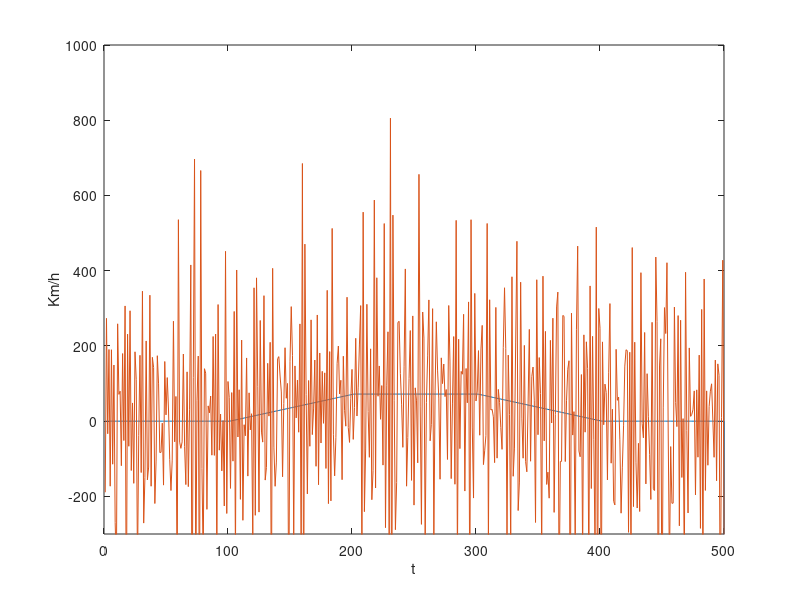

Here is the MATLAB script that generated this plot: (Note: this script raises an error after producing the figure.)
%NO_PFILE
% HIP2

% Perform the following steps:
%   1) In student_sols.m, update the student_id variable as described
%   there.
%
%   2) In student_sols.m, complete all the partially-complete functions.
%   (Indicated by a '%TODO: ...' comment). Note that all the functions you
%   need to complete are located in student_sols.m (and only in
%   student_sols.m). You can test these functions by running this file,
%   which will apply a self-test to your functions. When all functions pass
%   the self-test, a unique password will be printed in the terminal. Be
%   sure to include this password in your submission.
%
%   3) Now that the functions in student_sols.m are completed, continue
%   working with this file. Notably, your finished functions will be used
%   to evaluate the behavior of the assignment.
%
% -------------------------------------------------------------------------
%                    Note on function handles
% -------------------------------------------------------------------------
% In this file, we will make use of function handles. A function handle is
% a variable that refers to a function. For example:
%
% x = @plot
%
% assigns a handle to the plot function to the variable x. This allows to
% for example do something like
%
% x(sin(linspace(0,2*pi)))
%
% to call the plot function. Usefully for you, there exist function handles
% to all the functions you've written in student_sols.m. See below for
% exactly how to call them in this assignment.
%
% -------------------------------------------------------------------------
%                    Final notes
% --------------3.5-----------------------------------------------------------
%
% The apply_tests() function will set the random-number generator to a
% fixed seed (based on the student_id parameter). This means that repeated
% calls to functions that use randomness will return identical values. This
% is in fact a "good thing" as it means your code is repeatable. If you
% want to perform multiple tests you will need to call your functions
% several times after the apply_tests() function rather than re-running
% this entire file.
%
% Note on debugging: if you wish to debug your solution (e.g. using a
% breakpoint in student_sols.m), comment out the line where the apply_tests
% function is called in the hand-in/project script. If you do not do this
% then you'll end up debugging your function when it is called during the
% self-test routine, which is probably not what you want. (Among other
% things, you won't be able to control the input to your functions).
%
% Files with a .p extension are intentionally obfusticated (they cannot
% easily be read). These files contain the solutions to the tasks you are
% to solve (and are used in order to self-test your code). Though it is
% theoretically possible to break into them and extract the solutions,
% doing this will take you *much* longer than just solving the posed tasks
% =)

% Do some cleanup
clc
clf
clear variables
clear all
format short eng

%euler convolution
figure(1)
dt = 1;
h_euler = [1/dt -1/dt];
load('hip2.mat')
true_euler_fir = conv(true_position, h_euler)*3.6;
noisy_euler_fir = conv(noisy_position, h_euler)*3.6;

%true_euler_fir = [true_euler_fir(60:end)]
%noisy_euler_fir = [noisy_euler_fir(60:end)]
plot(true_euler_fir)
axis([0 500 -300 1000])
hold on
plot(noisy_euler_fir)

ylabel('Km/h')
xlabel('t')
%plot(noisy_eule1r_fir)
%%
% Perform all self-tests of functions in student_sol.m
apply_tests();

% Load student-written functions
funs = student_sols();

% Call your function to get the generated filter coefficients
h = funs.gen_filter();

% Load the reference signals
load hip2.mat

% Here are some sample plots to illustrate the behavior of your filter.
% Feel free to modify, re-use, or completely remove the following lines.

% Plot the filter coefficiencts and magnitude/phase response
figure(1);
stem(h);
axis([0 62 -0.04 0.04])
title('Filter coefficients');

figure(2);
N_fft = 1e3;    %Zero-pad FFT for increased frequency resolution
plot(abs(fft(h, N_fft)));
amp = 0.1*2*pi*100
x1 = [0 0.35]; x2 = [0.35 0]; x3 = [0 0];
y1 = [0 amp]; y2 = [amp 100]; y3 = [100 500];
hold on
%line(y1,x1,'color','red'); line(y2,x2,'color','red'); line(y3,x3,'color','red');
%axis([0 100 0 0.1])

axis([0 500 0 0.4])
title('Filter magnitude response');
xlabel('x*2*pi*100 [Hz]');
ylabel('|H|');
%%
clf
figure(3)
dt = 1;
load('hip2.mat')
true_fir = conv(true_position, h) * 3.6;
noisy_fir = conv(noisy_position, h) * 3.6;
true_fir = [true_fir(30:end)]
noisy_fir = [noisy_fir(30:end)]
plot(true_fir)
hold on
plot(noisy_fir)
ylabel('Km/h')
xlabel('t')
axis([0 550 -50 150])
hold on
%%
figure(3);
plot(unwrap(angle(fft(h, N_fft))));
title('Filter phase response');
xlabel('A frequency unit (which?)');
ylabel('arg(H)');

% Plot the reference signals
figure(4);
plot(noisy_position);
hold on;
plot(true_position);
title('Reference signals');
ylabel('Some unit?');
xlabel('Some unit?');
legend('Noisy position', 'True position');

% Generate a plot of the noise frequency distribution
% We can "cheat" and get the noise by subtracting the true signal from the
%  measured position
n = noisy_position - true_position;
figure(5);
plot(abs(fft(n)).^2);
xlabel('Some frequency unit?');
ylabel('Periodogram of noise');
title('Frequency distribution of noise in measured position');